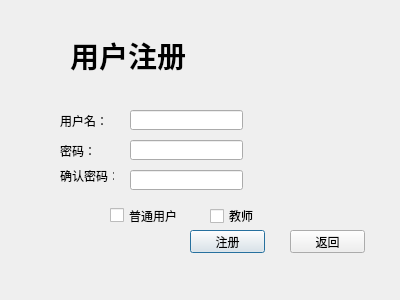
<?xml version="1.0" encoding="UTF-8"?>
<ui version="4.0">
 <class>zhuce</class>
 <widget class="QDialog" name="zhuce">
  <property name="geometry">
   <rect>
    <x>0</x>
    <y>0</y>
    <width>400</width>
    <height>300</height>
   </rect>
  </property>
  <property name="windowTitle">
   <string>Dialog</string>
  </property>
  <widget class="QLabel" name="label">
   <property name="geometry">
    <rect>
     <x>60</x>
     <y>110</y>
     <width>54</width>
     <height>21</height>
    </rect>
   </property>
   <property name="text">
    <string>用户名：</string>
   </property>
  </widget>
  <widget class="QLabel" name="label_2">
   <property name="geometry">
    <rect>
     <x>60</x>
     <y>140</y>
     <width>54</width>
     <height>21</height>
    </rect>
   </property>
   <property name="text">
    <string>密码：</string>
   </property>
  </widget>
  <widget class="QLineEdit" name="lineEdit_3">
   <property name="geometry">
    <rect>
     <x>130</x>
     <y>110</y>
     <width>113</width>
     <height>20</height>
    </rect>
   </property>
  </widget>
  <widget class="QLineEdit" name="lineEdit_4">
   <property name="geometry">
    <rect>
     <x>130</x>
     <y>140</y>
     <width>113</width>
     <height>20</height>
    </rect>
   </property>
  </widget>
  <widget class="QPushButton" name="btn3">
   <property name="geometry">
    <rect>
     <x>190</x>
     <y>230</y>
     <width>75</width>
     <height>23</height>
    </rect>
   </property>
   <property name="text">
    <string>注册</string>
   </property>
  </widget>
  <widget class="QPushButton" name="btn4">
   <property name="geometry">
    <rect>
     <x>290</x>
     <y>230</y>
     <width>75</width>
     <height>23</height>
    </rect>
   </property>
   <property name="text">
    <string>返回</string>
   </property>
  </widget>
  <widget class="QLabel" name="label_3">
   <property name="geometry">
    <rect>
     <x>70</x>
     <y>30</y>
     <width>161</width>
     <height>51</height>
    </rect>
   </property>
   <property name="font">
    <font>
     <family>Aharoni</family>
     <pointsize>22</pointsize>
     <weight>75</weight>
     <bold>true</bold>
    </font>
   </property>
   <property name="text">
    <string>用户注册</string>
   </property>
  </widget>
  <widget class="QLabel" name="label_4">
   <property name="geometry">
    <rect>
     <x>60</x>
     <y>170</y>
     <width>54</width>
     <height>12</height>
    </rect>
   </property>
   <property name="text">
    <string>确认密码：</string>
   </property>
  </widget>
  <widget class="QLineEdit" name="lineEdit_5">
   <property name="geometry">
    <rect>
     <x>130</x>
     <y>170</y>
     <width>113</width>
     <height>20</height>
    </rect>
   </property>
  </widget>
  <widget class="QCheckBox" name="checkBox_4">
   <property name="geometry">
    <rect>
     <x>110</x>
     <y>205</y>
     <width>71</width>
     <height>21</height>
    </rect>
   </property>
   <property name="text">
    <string>普通用户</string>
   </property>
  </widget>
  <widget class="QCheckBox" name="checkBox_5">
   <property name="geometry">
    <rect>
     <x>210</x>
     <y>206</y>
     <width>71</width>
     <height>20</height>
    </rect>
   </property>
   <property name="text">
    <string>教师</string>
   </property>
  </widget>
 </widget>
 <resources/>
 <connections/>
</ui>
